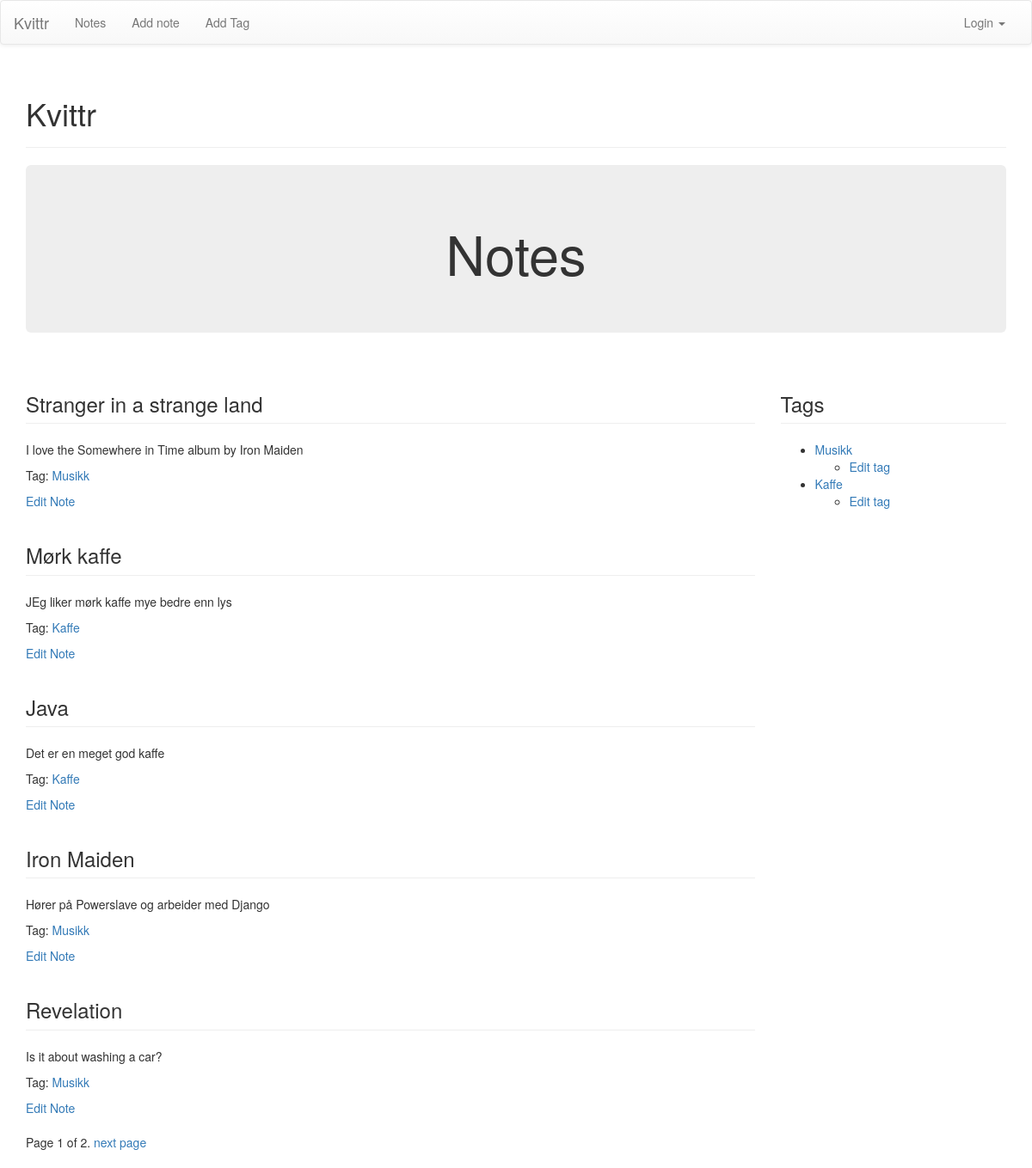
The app's page /notes/ with its own data.
### notes/models.py (models this page shows, shortened)
class Note(models.Model):
	label = models.CharField(max_length = 30)
	body = models.TextField()
	timestamp = models.DateTimeField(auto_now_add=True)
	tags = models.ManyToManyField('Tag', related_name='notes')

class Tag(models.Model):
	label = models.CharField(max_length = 30)
	slug = models.SlugField(max_length=30)
	def __unicode__(self):
		return self.label

### notes/views.py (the view)
def index_view(request):
	notes = Note.objects.all().order_by('-timestamp')
	page_number = request.GET.get('page')
	paginator = Paginator(notes, 5)
	try:
		notes = paginator.page(page_number)
	except PageNotAnInteger:
		notes = paginator.page(1)
	except EmptyPage:
		notes = paginator.page(paginator.num_pages)
	tags = Tag.objects.all()
	context = {
		'notes': notes,
		'tags': tags
		}
	return render (request, 'notes/index.html', context)

### templates/notes/index.html (shortened to what this page needs)
{% extends 'base.html' %}
{% block pagecontent %}
<div class="jumbotron">
	<h1 align="center">Notes</h1>
</div>
<div class="row">
	<div class="col-sm-9">
		{% if notes %}
			{% for note in notes %}
				<h3 class="page-header">{{note.label}}</h3>
				<div style="margin-bottom: 10px;">{{note.body}}</div>
					{% for tag in note.tags.all %}
						<p>Tag: <a href="{% url 'notes:tagsearch' slug=tag.slug %}">{{tag}}</a></p>
					{% endfor %}
				<a href="{% url 'notes:addnote' %}?id={{note.id}}">Edit Note</a>
			{% endfor%}
		{% else %}
			<div class="alert alert-warning" align="center">
				<h3>No notes yet</h3>
			</div>
		{% endif%}
	</div>
	<div class="col-sm-3">
		<h3 class="page-header">Tags</h3>
		<ul>
			{% if tags %}
				{% for tag in tags %}
					<li>
						<a href="{% url 'notes:tagsearch' slug=tag.slug %}">{{tag}}</a>
						<ul>
							<li>
								<a href="{% url 'notes:addtag' %}?id={{tag.id}}">Edit tag</a>
							</li>
						</ul>
					</li>
				{% endfor %}
			{% else %}
				<div class="alert alert-warning">No tags yet</div>
			{% endif %}
		</ul>
	</div>
</div>
<div class="pagination">
	<span class"step-links">
		<span class="current">
			Page {{ notes.number }} of {{ notes.paginator.num_pages }}.
		</span>
		{% if notes.has_next %}
			<a href="?page={{ notes.next_page_number }}">next page</a>
		{% endif %}
	</span>
</div>
{% endblock pagecontent %}

### records on screen
Note: label "Stranger in a strange land", body "I love the Somewhere in Time album by Iron Maiden"
Tag: label "Musikk"
Note: label "Mørk kaffe", body "JEg liker mørk kaffe mye bedre enn lys"
Tag: label "Kaffe"
Note: label "Java", body "Det er en meget god kaffe"
Note: label "Iron Maiden", body "Hører på Powerslave og arbeider med Django"
Note: label "Revelation", body "Is it about washing a car?"

### other values on screen
{{ notes.number }} "1"
{{ notes.paginator.num_pages }} "2"
